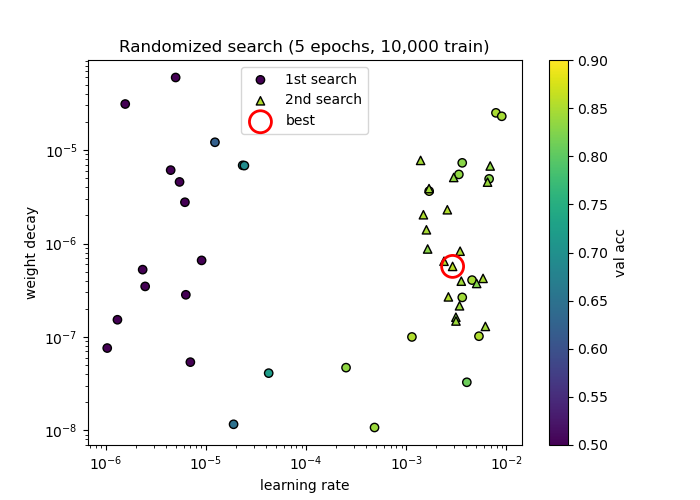

The script that saved this image:
# coding: utf-8
r"""
[⑤ 하이퍼파라미터 최적화] Randomized Grid Search로 학습률과 가중치 감소 계수 찾기

강의 6.5.2~6.5.3절, 교재 ch06/hyperparameter_optimization.py 방식을 그대로 따른다.
  0단계: 하이퍼파라미터 값의 범위를 설정
  1단계: 그 범위에서 값을 무작위로 추출 (학습률과 가중치 감소 계수를 한 쌍으로 뽑는다)
  2단계: 그 값으로 학습하고, 검증 데이터로 정확도 평가 (빠르게 하려고 에폭은 작게)
  3단계: 반복한 뒤 정확도가 높은 값들을 보고 범위를 좁혀 다시 탐색

- 1차 탐색: 강의와 같은 범위 (가중치 감소 1e-8~1e-4, 학습률 1e-6~1e-2), 30회
- 2차 탐색: 1차 상위 5개를 모두 포함하는 범위로 좁혀서 20회
- 신경망 구조와 나머지 기법(He, 배치 정규화, 드롭아웃, Adam)은 최종 모델과 같다.
- 시간을 줄이려고 훈련 데이터 10,000장, 5에폭만 학습한다. (강의: "에폭은 작게 설정해도 괜찮다")
- 시험 데이터는 전혀 쓰지 않는다.

실행: C:\knu_Fashion_Project 폴더에서  python team_project/hyperparameter_search.py   (약 5~10분)
결과: 화면에 Best-1~5 출력, hyperparameter_search.png 저장
"""
import sys, os
sys.path.append(os.path.join(os.path.dirname(os.path.abspath(__file__)), os.pardir))  # 부모 디렉터리의 파일을 가져올 수 있도록 설정
import numpy as np
import matplotlib.pyplot as plt
from dataset.fashion_mnist import load_fashion_mnist
from common.multi_layer_net_extend import MultiLayerNetExtend
from common.util import shuffle_dataset
from common.trainer import Trainer

np.random.seed(0)

# ── 데이터: 최종 모델과 똑같이 나눈 뒤, 훈련 데이터는 10,000장만 사용 ──
(x_train, t_train), (x_test, t_test) = load_fashion_mnist(normalize=True)
x_train, t_train = shuffle_dataset(x_train, t_train)
validation_num = 10000
x_val, t_val = x_train[:validation_num], t_train[:validation_num]
x_train, t_train = x_train[validation_num:], t_train[validation_num:]
x_train, t_train = x_train[:10000], t_train[:10000]     # 결과를 빠르게 얻기 위해 훈련 데이터를 줄임


def __train(lr, weight_decay, epocs=5):
    network = MultiLayerNetExtend(input_size=784, hidden_size_list=[256, 128, 64], output_size=10,
                                  activation='relu', weight_init_std='he',
                                  weight_decay_lambda=weight_decay,
                                  use_dropout=True, dropout_ration=0.2, use_batchnorm=True)
    # 교재처럼 Trainer를 쓰고, 평가 데이터 자리에 검증 데이터를 넣는다
    trainer = Trainer(network, x_train, t_train, x_val, t_val,
                      epochs=epocs, mini_batch_size=100,
                      optimizer='adam', optimizer_param={'lr': lr}, verbose=False)
    trainer.train()
    return trainer.test_acc_list, trainer.train_acc_list   # test_acc_list에는 검증 정확도가 들어 있다


def search(trial_num, wd_range, lr_range, results):
    """wd_range, lr_range는 10의 지수 범위. 예: (-8, -4) → 1e-8 ~ 1e-4"""
    for _ in range(trial_num):
        # 탐색할 하이퍼파라미터를 한 쌍으로 무작위 추출
        weight_decay = 10 ** np.random.uniform(wd_range[0], wd_range[1])
        lr = 10 ** np.random.uniform(lr_range[0], lr_range[1])

        val_acc_list, train_acc_list = __train(lr, weight_decay)
        print("val acc:" + str(round(val_acc_list[-1], 4)) + " | lr:" + format(lr, '.2e') +
              ", weight decay:" + format(weight_decay, '.2e'))
        results.append((val_acc_list[-1], lr, weight_decay, val_acc_list, train_acc_list))


# ── 1차 탐색: 강의와 같은 넓은 범위 ──
print("=========== 1차 탐색: weight decay 1e-8~1e-4, lr 1e-6~1e-2 ===========")
results1 = []
search(30, (-8, -4), (-6, -2), results1)

# ── 범위 좁히기: 상위 5개를 모두 포함하는 구간 (강의 6.5.3절) ──
top5 = sorted(results1, key=lambda r: r[0], reverse=True)[:5]
lr_logs = [np.log10(r[1]) for r in top5]
wd_logs = [np.log10(r[2]) for r in top5]
lr_range2 = (min(lr_logs), max(lr_logs))
wd_range2 = (min(wd_logs), max(wd_logs))
print("\n1차 상위 5개를 포함하도록 범위를 좁힘")
print("  lr:", format(10 ** lr_range2[0], '.1e'), "~", format(10 ** lr_range2[1], '.1e'))
print("  weight decay:", format(10 ** wd_range2[0], '.1e'), "~", format(10 ** wd_range2[1], '.1e'))

# ── 2차 탐색: 좁힌 범위 ──
print("\n=========== 2차 탐색 ===========")
results2 = []
search(20, wd_range2, lr_range2, results2)

# ── 결과 ──
print("\n=========== Hyper-Parameter Optimization Result ===========")
all_results = sorted(results1 + results2, key=lambda r: r[0], reverse=True)
for i, r in enumerate(all_results[:5]):
    print("Best-" + str(i + 1) + "(val acc:" + str(round(r[0], 4)) + ") | lr:" + format(r[1], '.2e') +
          ", weight decay:" + format(r[2], '.2e'))

# ── 그래프: 1차·2차 탐색에서 뽑은 값들의 위치와 정확도 ──
plt.figure(figsize=(7, 5))
for res, marker, label in ((results1, 'o', '1st search'), (results2, '^', '2nd search')):
    lrs = [r[1] for r in res]
    wds = [r[2] for r in res]
    accs = [r[0] for r in res]
    sc = plt.scatter(lrs, wds, c=accs, cmap='viridis', vmin=0.5, vmax=0.9, marker=marker, label=label, edgecolors='k')
best = all_results[0]
plt.scatter([best[1]], [best[2]], s=250, facecolors='none', edgecolors='red', linewidths=2, label='best')
plt.xscale('log')
plt.yscale('log')
plt.xlabel("learning rate")
plt.ylabel("weight decay")
plt.colorbar(sc, label='val acc')
plt.legend(loc='upper center')
plt.title("Randomized search (5 epochs, 10,000 train)")
plt.savefig(os.path.join(os.path.dirname(os.path.abspath(__file__)), 'hyperparameter_search.png'), dpi=100)
plt.show()
